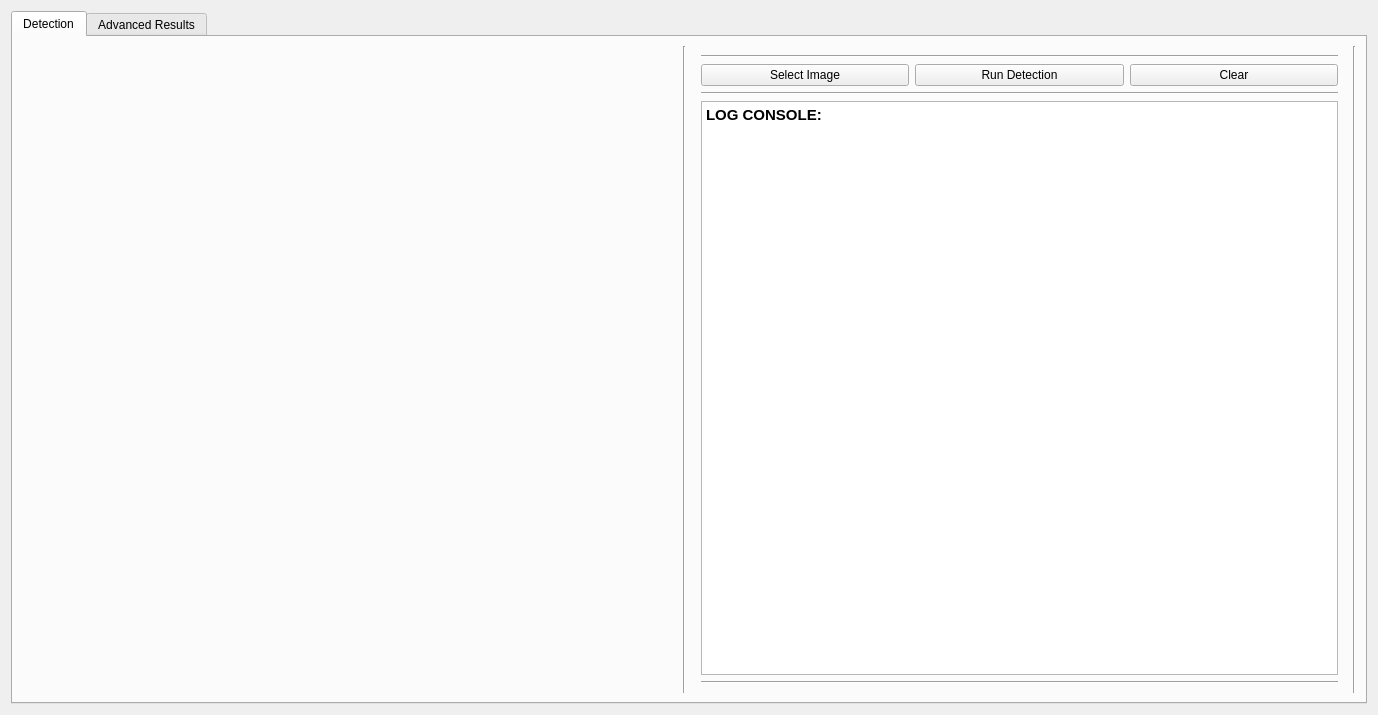
<?xml version="1.0" encoding="UTF-8"?>
<ui version="4.0">
 <class>FaceDetectionOnly</class>
 <widget class="QWidget" name="FaceDetectionOnly">
  <property name="geometry">
   <rect>
    <x>0</x>
    <y>0</y>
    <width>1378</width>
    <height>715</height>
   </rect>
  </property>
  <property name="windowTitle">
   <string>Form</string>
  </property>
  <layout class="QGridLayout" name="gridLayout">
   <item row="0" column="0">
    <widget class="QTabWidget" name="tabWidget_tabController">
     <property name="currentIndex">
      <number>0</number>
     </property>
     <widget class="QWidget" name="tab_1_detectionMain">
      <attribute name="title">
       <string>Detection</string>
      </attribute>
      <layout class="QGridLayout" name="gridLayout_4">
       <item row="0" column="2">
        <widget class="QWidget" name="widget_2" native="true">
         <layout class="QGridLayout" name="gridLayout_6">
          <item row="0" column="0" rowspan="2" colspan="3">
           <widget class="Line" name="line_2">
            <property name="orientation">
             <enum>Qt::Horizontal</enum>
            </property>
           </widget>
          </item>
          <item row="3" column="0" colspan="3">
           <widget class="Line" name="line_3">
            <property name="orientation">
             <enum>Qt::Horizontal</enum>
            </property>
           </widget>
          </item>
          <item row="5" column="0" colspan="3">
           <widget class="Line" name="line_4">
            <property name="orientation">
             <enum>Qt::Horizontal</enum>
            </property>
           </widget>
          </item>
          <item row="4" column="0" colspan="3">
           <widget class="QTextBrowser" name="textBrowser_logConsole">
            <property name="styleSheet">
             <string notr="true">font: 12pt &quot;Hack&quot;;</string>
            </property>
            <property name="html">
             <string>&lt;!DOCTYPE HTML PUBLIC &quot;-//W3C//DTD HTML 4.0//EN&quot; &quot;http://www.w3.org/TR/REC-html40/strict.dtd&quot;&gt;
&lt;html&gt;&lt;head&gt;&lt;meta name=&quot;qrichtext&quot; content=&quot;1&quot; /&gt;&lt;style type=&quot;text/css&quot;&gt;
p, li { white-space: pre-wrap; }
&lt;/style&gt;&lt;/head&gt;&lt;body style=&quot; font-family:'Hack'; font-size:12pt; font-weight:400; font-style:normal;&quot;&gt;
&lt;p style=&quot; margin-top:0px; margin-bottom:0px; margin-left:0px; margin-right:0px; -qt-block-indent:0; text-indent:0px;&quot;&gt;&lt;span style=&quot; font-family:'Cantarell'; font-size:11pt; font-weight:600;&quot;&gt;LOG CONSOLE:&lt;/span&gt;&lt;/p&gt;&lt;/body&gt;&lt;/html&gt;</string>
            </property>
           </widget>
          </item>
          <item row="2" column="0">
           <widget class="QPushButton" name="pushButton_selectImage">
            <property name="styleSheet">
             <string notr="true">font: 14pt &quot;Hack&quot;;</string>
            </property>
            <property name="text">
             <string>Select Image</string>
            </property>
           </widget>
          </item>
          <item row="2" column="1">
           <widget class="QPushButton" name="pushButton_runDetection">
            <property name="styleSheet">
             <string notr="true">font: 14pt &quot;Hack&quot;;</string>
            </property>
            <property name="text">
             <string>Run Detection</string>
            </property>
           </widget>
          </item>
          <item row="2" column="2">
           <widget class="QPushButton" name="pushButton_clearLogConsole">
            <property name="styleSheet">
             <string notr="true">font: 14pt &quot;Hack&quot;;</string>
            </property>
            <property name="text">
             <string>Clear</string>
            </property>
           </widget>
          </item>
         </layout>
        </widget>
       </item>
       <item row="0" column="0">
        <widget class="QWidget" name="widget" native="true">
         <layout class="QGridLayout" name="gridLayout_5">
          <item row="0" column="0">
           <widget class="QLabel" name="label_showImage">
            <property name="text">
             <string/>
            </property>
           </widget>
          </item>
         </layout>
        </widget>
       </item>
       <item row="0" column="1">
        <widget class="Line" name="line">
         <property name="orientation">
          <enum>Qt::Vertical</enum>
         </property>
        </widget>
       </item>
       <item row="0" column="3">
        <widget class="Line" name="line_5">
         <property name="orientation">
          <enum>Qt::Vertical</enum>
         </property>
        </widget>
       </item>
      </layout>
     </widget>
     <widget class="QWidget" name="tab_2_showAdvancedResults">
      <attribute name="title">
       <string>Advanced Results</string>
      </attribute>
      <layout class="QGridLayout" name="gridLayout_2">
       <item row="0" column="0">
        <widget class="QTextBrowser" name="textBrowser_allDataFromDetections">
         <property name="styleSheet">
          <string notr="true">font: 12pt &quot;Hack&quot;;</string>
         </property>
         <property name="html">
          <string>&lt;!DOCTYPE HTML PUBLIC &quot;-//W3C//DTD HTML 4.0//EN&quot; &quot;http://www.w3.org/TR/REC-html40/strict.dtd&quot;&gt;
&lt;html&gt;&lt;head&gt;&lt;meta name=&quot;qrichtext&quot; content=&quot;1&quot; /&gt;&lt;style type=&quot;text/css&quot;&gt;
p, li { white-space: pre-wrap; }
&lt;/style&gt;&lt;/head&gt;&lt;body style=&quot; font-family:'Hack'; font-size:12pt; font-weight:400; font-style:normal;&quot;&gt;
&lt;p style=&quot; margin-top:0px; margin-bottom:0px; margin-left:0px; margin-right:0px; -qt-block-indent:0; text-indent:0px;&quot;&gt;&lt;span style=&quot; font-family:'Cantarell'; font-size:11pt; font-weight:600;&quot;&gt;SON TESPİTE AİT TÜM VERİLER:&lt;/span&gt;&lt;/p&gt;&lt;/body&gt;&lt;/html&gt;</string>
         </property>
        </widget>
       </item>
      </layout>
     </widget>
    </widget>
   </item>
  </layout>
 </widget>
 <resources>
  <include location="main_icon_files.qrc"/>
 </resources>
 <connections/>
</ui>
